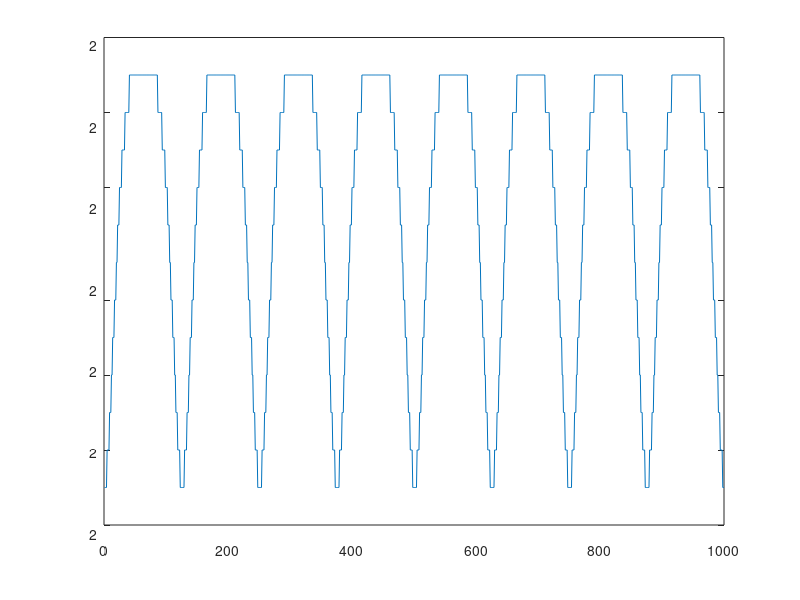

Write MATLAB code to recreate this figure.
%function spl= spline1d(N,s);
N=1000;
NTh=4;
S=4;
itheta=1;
for theta=(0:2*NTh-1) * pi/NTh;
theta
omega=mod(pi + (-N/2:N/2-1) / (N/2)*pi + theta ,2*pi)-pi;
omega=fftshift(omega);
omega=S*omega;
S8=( 5 + 30*cos(omega/2).^2 + 30*sin(omega/2).^2.*cos(omega/2).^2 + 70*cos(omega/2).^4 + 2*sin(omega/2).^4.*cos(omega/2).^2 + 2/3*sin(omega/2).^6) ./...
   (105 * 2^8*sin(omega/2).^8 );
splf=1./(omega.^4.*sqrt(S8));
%splf(1)=1;
splf(isnan(splf))=1;
splfst(itheta,:)=splf;
itheta=itheta+1;
end
plot(sum(splfst.^2,1))
